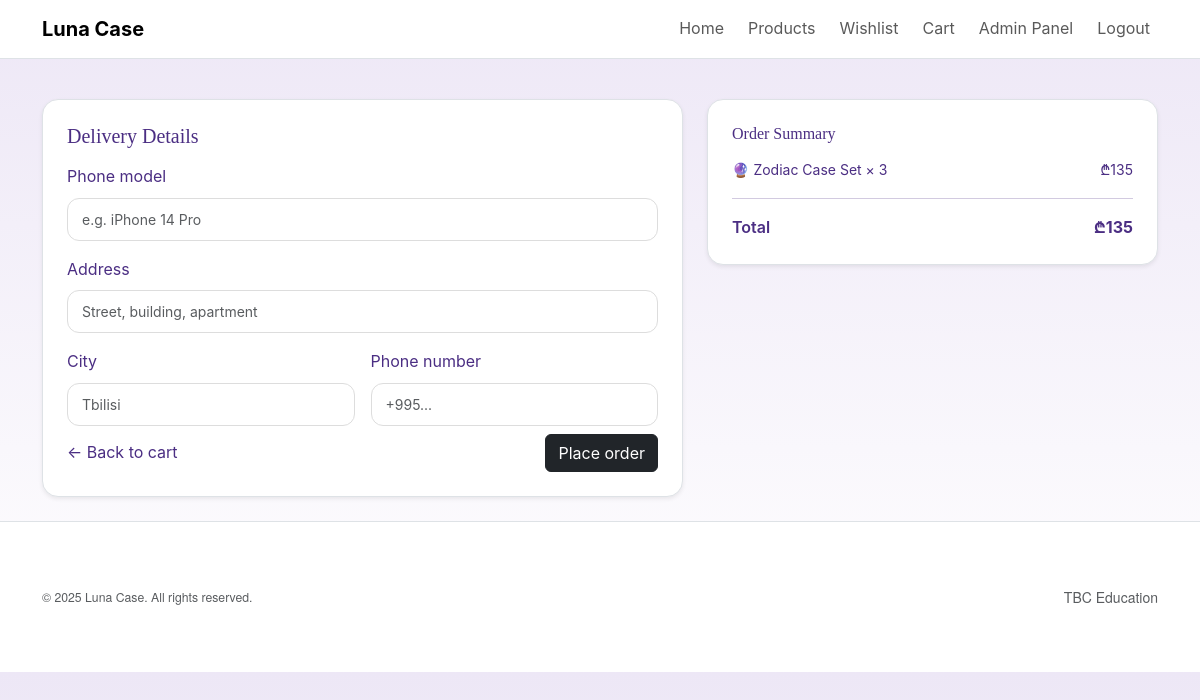
/checkout (signed in), run on the app's committed database.
### models.py (models this page shows)
class CartItem(db.Model):
    id = db.Column(db.Integer, primary_key=True)
    img = db.Column(db.String(120), nullable=False)
    title = db.Column(db.String(200), nullable=False)
    price = db.Column(db.Integer, default=45)
    quantity = db.Column(db.Integer, default=1)
    created_at = db.Column(db.DateTime, default=datetime.utcnow)
    user_id = db.Column(db.Integer, db.ForeignKey("user.id"), nullable=False)

### app.py (the view, shortened to what this page needs)
    @app.route("/checkout", methods=["GET", "POST"])
    @login_required
    def checkout():
        items = CartItem.query.filter_by(user_id=current_user.id).all()
        if not items:
            flash("Your cart is empty.", "warning")
            return redirect(url_for("cart"))
        total = sum((it.price or 0) * (it.quantity or 1) for it in items)
        return render_template("checkout.html", items=items, total=total)

### models.py (called while the page is built)
@login_manager.user_loader
def load_user(user_id):
    return User.query.get(int(user_id))

### templates/checkout.html
{% extends "base.html" %} {% block title %}Checkout — Luna Case{% endblock %} {%
block content %}
<div class="row g-4">
  <div class="col-lg-7">
    <div class="bg-white border rounded-4 p-4 shadow-sm">
      <h1 class="h5 mb-3">Delivery Details</h1>
      <form method="POST" class="row g-3">
        <div class="col-12">
          <label class="form-label">Phone model</label>
          <input
            class="form-control"
            name="phone_model"
            placeholder="e.g. iPhone 14 Pro"
            required
          />
        </div>
        <div class="col-12">
          <label class="form-label">Address</label>
          <input
            class="form-control"
            name="address"
            placeholder="Street, building, apartment"
            required
          />
        </div>
        <div class="col-md-6">
          <label class="form-label">City</label>
          <input
            class="form-control"
            name="city"
            placeholder="Tbilisi"
            required
          />
        </div>
        <div class="col-md-6">
          <label class="form-label">Phone number</label>
          <input
            class="form-control"
            name="phone_number"
            placeholder="+995..."
            required
          />
        </div>
        <div
          class="col-12 d-flex justify-content-between align-items-center mt-2"
        >
          <a href="{{ url_for('cart') }}" class="text-decoration-none"
            >← Back to cart</a
          >
          <button class="btn btn-dark" type="submit">Place order</button>
        </div>
      </form>
    </div>
  </div>
  <div class="col-lg-5">
    <div class="bg-white border rounded-4 p-4 shadow-sm">
      <h2 class="h6 mb-3">Order Summary</h2>
      {% for it in items %}
      <div class="d-flex justify-content-between small mb-2">
        <span>{{ it.title }} × {{ it.quantity }}</span>
        <span>₾{{ it.price * it.quantity }}</span>
      </div>
      {% endfor %}
      <hr />
      <div class="d-flex justify-content-between">
        <span class="fw-semibold">Total</span>
        <span class="fw-bold">₾{{ total }}</span>
      </div>
    </div>
  </div>
</div>
{% endblock %}

### static/css/main.css (style rules this page uses)
* { box-sizing: border-box; }
body { margin: 0; font-family: "Inter", sans-serif; background: linear-gradient(180deg, #EDE7F6 0%, #FFFFFF 100%); color: #4B2E83; line-height: 1.6; }
h1, h2, h3, h4, h5, h6 { font-family: "Playfair Display", serif; color: #3A1E6E; margin-top: 0; }
a { color: #4B2E83; text-decoration: none; }
.form-control { border-radius: 12px; border: 1px solid #ddd; font-size: 14px; padding: 10px 14px; box-shadow: none; }

### data on the page
CartItem: title "🔮 Zodiac Case Set", quantity "3", it.price*it.quantity "135"

### other printed values
{{ total }} "135"
